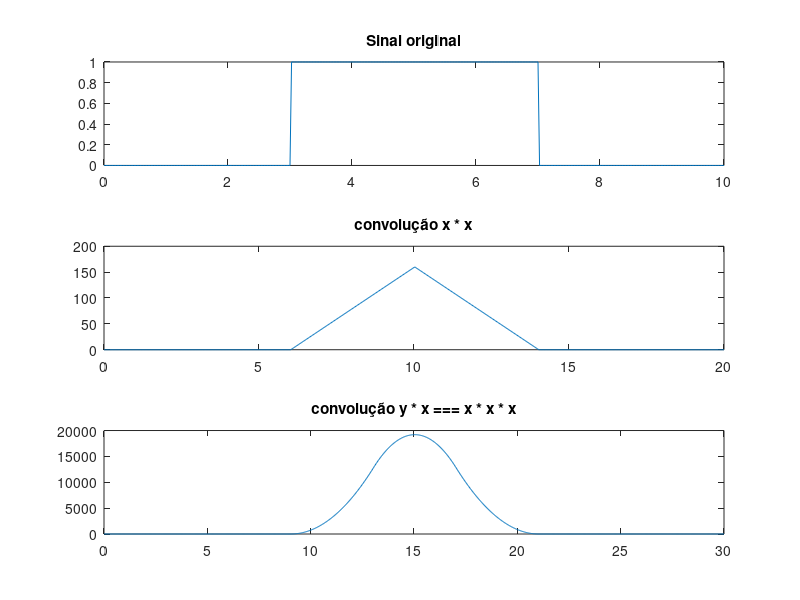

Here is the MATLAB script that generated this plot:
%Avaliação - Análise de Sinais e Sistemas
% Alunos: Saulo José Almeida Silva / Lucas Daniel Dantas dos Passos
% Questão 2.
%data: 23/02/2023
%======================================================================
close all; clear all; clc;
%Amostras em 0-3s
amostragem = 0.025;

%intevalo de 0 a 3
tx1 = 0:amostragem:3
%intevalo de 3 a 7
tx2 = 3+amostragem:amostragem:7
%intevalo de 7 a 10
tx3 = 7+amostragem:amostragem:10

%gerando amostras
x=[zeros(size(tx1)) ones(size(tx2)) zeros(size(tx3))];


%===========================================================
%a) Encontre y = conv(x,x)
Nx = length(x)
Ny = 2*Nx-1

%deixando o sinal x e h com o mesmo tamanho do sinal de convolução
newX = [x zeros(1,Ny-Nx)];

%Efetuando a convolução
for n = 0 : Ny-1
  sum = 0;
  %convolução discreta Sum X[k] * H[N-K]
  for k=0: n
    sum = sum + newX(k+1)*newX(n-k+1);
  endfor

  %gerando um vetor que será utilizado como resultado da convolução disccreta
  y(n+1) = sum;
end

%domínios dos gráficos
nx = 0:amostragem:10;

%domínio da convolução
ny = min(nx)+min(nx):amostragem:max(nx)+max(nx);

%===========================================================
%b) Encontre z = conv(y,x)
%tomando tamanho dos vetores
Nx = length(x);
Ny = length(y);
Nz = Nx + Ny -1;

%deixando o sinal x e h com o mesmo tamanho do sinal de convolução
newX = [x zeros(1,Nz-Nx)];
newY = [y zeros(1,Nz-Ny)];

%Efetuando a convolução
for n = 0 : Nz-1
  sum = 0;
  %convolução discreta Sum X[k] * H[N-K]
  for k=0: n
    sum = sum + newX(k+1)*newY(n-k+1);
  endfor

  %gerando um vetor que será utilizado como resultado da convolução disccreta
  z(n+1) = sum;
end

%novo intervalo para nz
nz = min(nx)+min(ny) :amostragem: max(ny)+max(nx);


%===========================================================
%c) Represente gráficamente x,y e z com a escala de tempo considerando fa=15hz;
%plotando gráfico;
subplot(3,1,1);
plot(nx,x);
title("Sinal original");

subplot(3,1,2);
plot(ny,y);
title("convolução x * x");

subplot(3,1,3);
plot(nz,z);
title("convolução y * x === x * x * x");
